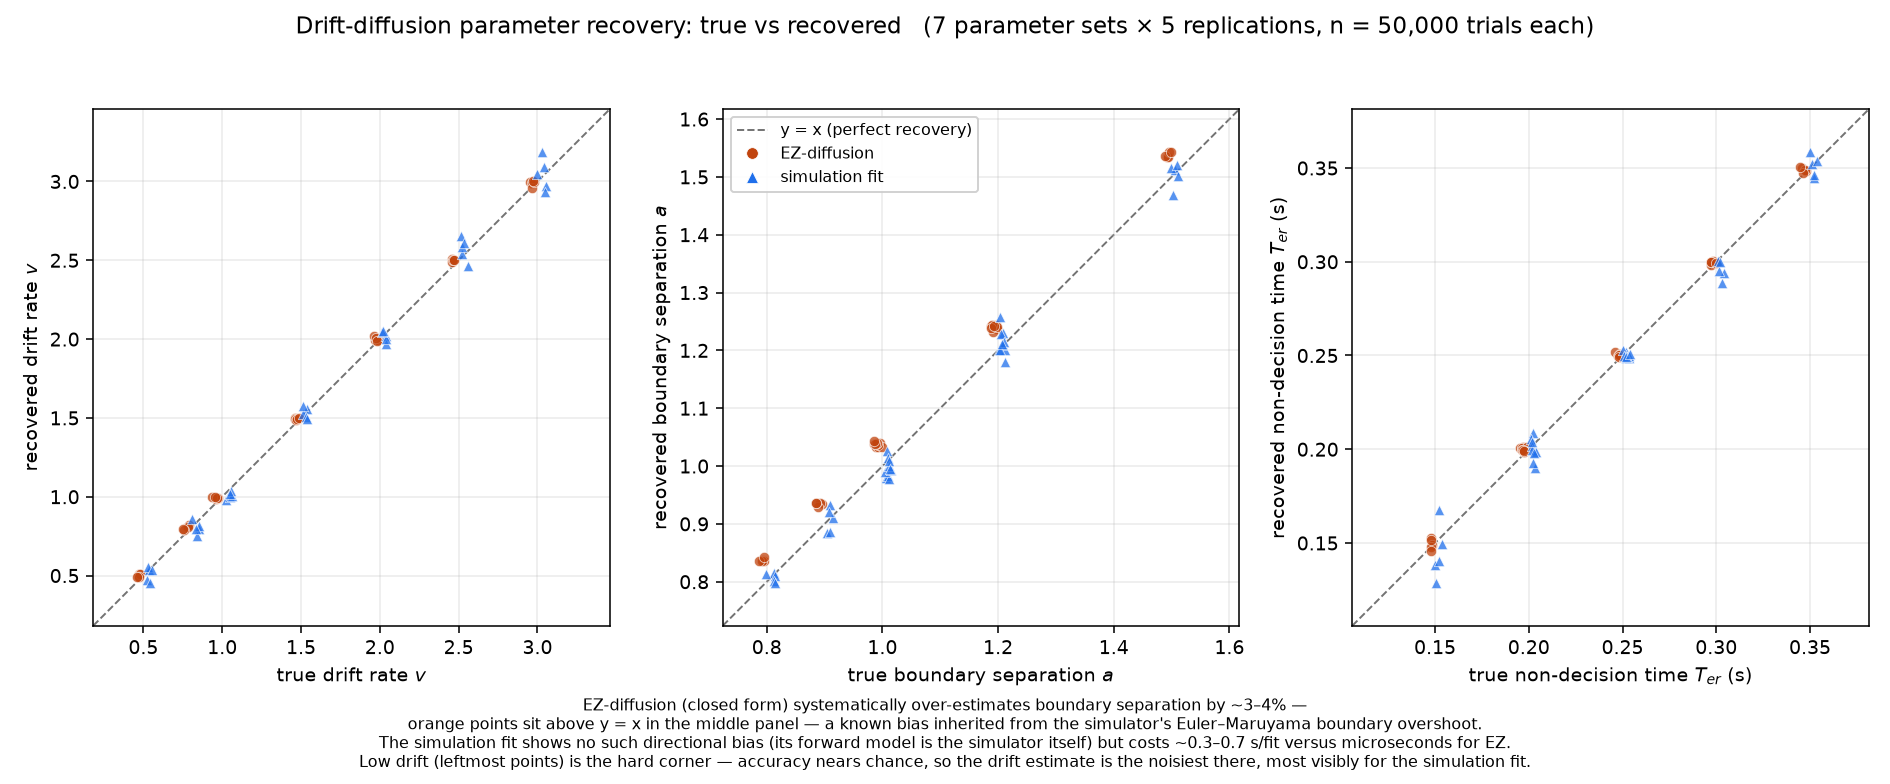

Write Python code to recreate this figure.
"""True-vs-recovered parameter recovery figure for both fitters.

Runs a small recovery experiment through the `sinistra` bindings and draws a
3-panel scatter (one panel per parameter) comparing EZ-diffusion against the
simulation fit.

    cd py
    maturin develop --release          # release build matters for fit_sim
    pip install matplotlib numpy
    python examples/recovery_plot.py

Writes examples/recovery_plot.png and prints the total wall-clock time.
"""

import time

_START = time.perf_counter()

from pathlib import Path

import matplotlib

matplotlib.use("Agg")
import matplotlib.pyplot as plt
import numpy as np

import sinistra

# True (drift, boundary, t0) combinations, spanning the range used in earlier
# testing. The first row is the low-drift corner where EZ drift recovery is
# known to be noisiest.
TRUE_COMBOS = [
    (0.5, 1.5, 0.15),
    (0.8, 1.0, 0.20),
    (1.0, 1.0, 0.20),
    (1.5, 1.2, 0.35),
    (2.0, 1.2, 0.30),
    (2.5, 0.9, 0.25),
    (3.0, 0.8, 0.25),
]
N_TRIALS = 50_000
N_REPS = 5
START = 0.5
MAX_ITERS = 200

PARAMS = [
    ("drift_rate", "drift rate $v$"),
    ("boundary_separation", "boundary separation $a$"),
    ("non_decision_time", "non-decision time $T_{er}$ (s)"),
]
KEYS = [k for k, _ in PARAMS]

STYLE = {
    "EZ-diffusion": dict(color="#c1440e", marker="o"),
    "simulation fit": dict(color="#1f6feb", marker="^"),
}


def run_experiment():
    """Return a list of records: {method, true: {k: v}, rec: {k: v}}."""
    records = []
    seed = 0
    for drift, boundary, t0 in TRUE_COMBOS:
        truth = {
            "drift_rate": drift,
            "boundary_separation": boundary,
            "non_decision_time": t0,
        }
        for _ in range(N_REPS):
            seed += 1
            choices, rts, _ = sinistra.simulate(
                drift=drift,
                boundary=boundary,
                start=START,
                t0=t0,
                n=N_TRIALS,
                seed=seed,
            )
            ez = sinistra.fit_ez(choices, rts)
            sim = sinistra.fit_sim(choices, rts, initial_guess=ez, max_iters=MAX_ITERS)
            for method, res in (("EZ-diffusion", ez), ("simulation fit", sim)):
                records.append(
                    {"method": method, "true": truth, "rec": {k: res[k] for k in KEYS}}
                )
    return records


def summarise(records):
    print(f"\n{'parameter':<22}{'method':<16}{'mean |error|':>14}{'   direction'}")
    for key, _ in PARAMS:
        for method in STYLE:
            rows = [r for r in records if r["method"] == method]
            errs = np.array([r["rec"][key] - r["true"][key] for r in rows])
            rel = np.array(
                [(r["rec"][key] - r["true"][key]) / r["true"][key] for r in rows]
            )
            bias = "high" if errs.mean() > 0 else "low"
            print(
                f"{key:<22}{method:<16}{np.abs(rel).mean() * 100:>12.1f}%"
                f"   {bias} (mean {rel.mean() * 100:+.1f}%)"
            )


def make_figure(records, out_path):
    fig, axes = plt.subplots(1, 3, figsize=(13.5, 5.6))
    jitter_rng = np.random.default_rng(0)

    for ax, (key, label) in zip(axes, PARAMS):
        trues = np.array([r["true"][key] for r in records], dtype=float)
        recs = np.array([r["rec"][key] for r in records], dtype=float)
        span = float(trues.max() - trues.min())

        lo = min(trues.min(), recs.min())
        hi = max(trues.max(), recs.max())
        pad = 0.10 * (hi - lo)
        lim = (lo - pad, hi + pad)
        ax.plot(lim, lim, color="0.45", lw=1.0, ls="--", zorder=1)

        for method, style in STYLE.items():
            rows = [r for r in records if r["method"] == method]
            x = np.array([r["true"][key] for r in rows], dtype=float)
            y = np.array([r["rec"][key] for r in rows], dtype=float)
            # Small horizontal jitter: the 5 reps at each true value share an
            # x, so without it they'd stack into a vertical line. Offset the
            # two methods in opposite directions so their clusters separate.
            offset = (-1 if method == "EZ-diffusion" else 1) * 0.012 * span
            x = x + offset + jitter_rng.normal(0.0, 0.006 * span, size=x.shape)
            ax.scatter(
                x,
                y,
                s=28,
                alpha=0.75,
                edgecolor="white",
                linewidth=0.4,
                zorder=3,
                label=method,
                **style,
            )

        ax.set_xlim(lim)
        ax.set_ylim(lim)
        ax.set_aspect("equal", adjustable="box")
        ax.set_xlabel(f"true {label}")
        ax.set_ylabel(f"recovered {label}")
        ax.grid(True, alpha=0.25)

    # One shared legend (y=x plus the two methods).
    handles = [
        plt.Line2D([], [], color="0.45", ls="--", lw=1.0, label="y = x (perfect recovery)"),
    ] + [
        plt.Line2D(
            [],
            [],
            color=s["color"],
            marker=s["marker"],
            ls="",
            markeredgecolor="white",
            markeredgewidth=0.4,
            label=m,
        )
        for m, s in STYLE.items()
    ]
    axes[1].legend(handles=handles, loc="upper left", fontsize=8, framealpha=0.9)

    fig.suptitle(
        "Drift-diffusion parameter recovery: true vs recovered   "
        f"({len(TRUE_COMBOS)} parameter sets × {N_REPS} replications, "
        f"n = {N_TRIALS:,} trials each)",
        fontsize=12,
    )
    caption = (
        "EZ-diffusion (closed form) systematically over-estimates boundary separation by ~3–4% —\n"
        "orange points sit above y = x in the middle panel — a known bias inherited from the "
        "simulator's Euler–Maruyama boundary overshoot.\n"
        "The simulation fit shows no such directional bias (its forward model is the simulator "
        "itself) but costs ~0.3–0.7 s/fit versus microseconds for EZ.\n"
        "Low drift (leftmost points) is the hard corner — accuracy nears chance, so the drift "
        "estimate is the noisiest there, most visibly for the simulation fit."
    )
    fig.text(0.5, 0.015, caption, ha="center", va="bottom", fontsize=8)
    fig.tight_layout(rect=(0, 0.17, 1, 0.95))
    fig.savefig(out_path, dpi=140)
    print(f"\nsaved {out_path}")


def main():
    records = run_experiment()
    summarise(records)
    make_figure(records, Path(__file__).parent / "recovery_plot.png")
    print(f"\ntotal wall-clock: {time.perf_counter() - _START:.1f} s")


if __name__ == "__main__":
    main()
